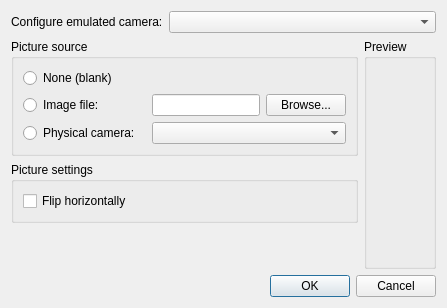
<?xml version="1.0" encoding="UTF-8"?>
<ui version="4.0">
 <class>CameraSettingsDialog</class>
 <widget class="QDialog" name="CameraSettingsDialog">
  <property name="geometry">
   <rect>
    <x>0</x>
    <y>0</y>
    <width>605</width>
    <height>341</height>
   </rect>
  </property>
  <property name="sizePolicy">
   <sizepolicy hsizetype="Fixed" vsizetype="Fixed">
    <horstretch>0</horstretch>
    <verstretch>0</verstretch>
   </sizepolicy>
  </property>
  <property name="windowTitle">
   <string>Camera settings - khDaysMM</string>
  </property>
  <layout class="QVBoxLayout" name="verticalLayout">
   <property name="sizeConstraint">
    <enum>QLayout::SetFixedSize</enum>
   </property>
   <item>
    <layout class="QHBoxLayout" name="horizontalLayout" stretch="0,1">
     <item>
      <widget class="QLabel" name="label">
       <property name="text">
        <string>Configure emulated camera:</string>
       </property>
      </widget>
     </item>
     <item>
      <widget class="QComboBox" name="cbCameraSel"/>
     </item>
    </layout>
   </item>
   <item>
    <layout class="QGridLayout" name="gridLayout_3">
     <item row="0" column="0">
      <widget class="QGroupBox" name="groupBox">
       <property name="title">
        <string>Picture source</string>
       </property>
       <layout class="QGridLayout" name="gridLayout_2">
        <item row="1" column="2">
         <widget class="QLineEdit" name="txtSrcImagePath"/>
        </item>
        <item row="0" column="0" colspan="4">
         <widget class="QRadioButton" name="rbPictureNone">
          <property name="text">
           <string>None (blank)</string>
          </property>
         </widget>
        </item>
        <item row="1" column="3">
         <widget class="QPushButton" name="btnSrcImageBrowse">
          <property name="text">
           <string>Browse...</string>
          </property>
         </widget>
        </item>
        <item row="2" column="0">
         <widget class="QRadioButton" name="rbPictureCamera">
          <property name="text">
           <string>Physical camera:</string>
          </property>
         </widget>
        </item>
        <item row="1" column="0">
         <widget class="QRadioButton" name="rbPictureImg">
          <property name="text">
           <string>Image file:</string>
          </property>
         </widget>
        </item>
        <item row="2" column="2" colspan="2">
         <widget class="QComboBox" name="cbPhysicalCamera"/>
        </item>
       </layout>
      </widget>
     </item>
     <item row="1" column="0">
      <widget class="QGroupBox" name="groupBox_3">
       <property name="title">
        <string>Picture settings</string>
       </property>
       <layout class="QGridLayout" name="gridLayout_4">
        <item row="0" column="0">
         <widget class="QCheckBox" name="chkFlipPicture">
          <property name="text">
           <string>Flip horizontally</string>
          </property>
         </widget>
        </item>
       </layout>
      </widget>
     </item>
     <item row="2" column="0">
      <spacer name="verticalSpacer">
       <property name="orientation">
        <enum>Qt::Vertical</enum>
       </property>
       <property name="sizeHint" stdset="0">
        <size>
         <width>20</width>
         <height>40</height>
        </size>
       </property>
      </spacer>
     </item>
     <item row="0" column="2" rowspan="3">
      <widget class="QGroupBox" name="grpPreview">
       <property name="title">
        <string>Preview</string>
       </property>
      </widget>
     </item>
    </layout>
   </item>
   <item>
    <widget class="QDialogButtonBox" name="buttonBox">
     <property name="orientation">
      <enum>Qt::Horizontal</enum>
     </property>
     <property name="standardButtons">
      <set>QDialogButtonBox::Cancel|QDialogButtonBox::Ok</set>
     </property>
    </widget>
   </item>
  </layout>
 </widget>
 <tabstops>
  <tabstop>cbCameraSel</tabstop>
  <tabstop>rbPictureNone</tabstop>
  <tabstop>rbPictureImg</tabstop>
  <tabstop>txtSrcImagePath</tabstop>
  <tabstop>btnSrcImageBrowse</tabstop>
  <tabstop>rbPictureCamera</tabstop>
  <tabstop>cbPhysicalCamera</tabstop>
  <tabstop>chkFlipPicture</tabstop>
 </tabstops>
 <resources/>
 <connections>
  <connection>
   <sender>buttonBox</sender>
   <signal>accepted()</signal>
   <receiver>CameraSettingsDialog</receiver>
   <slot>accept()</slot>
   <hints>
    <hint type="sourcelabel">
     <x>248</x>
     <y>254</y>
    </hint>
    <hint type="destinationlabel">
     <x>157</x>
     <y>274</y>
    </hint>
   </hints>
  </connection>
  <connection>
   <sender>buttonBox</sender>
   <signal>rejected()</signal>
   <receiver>CameraSettingsDialog</receiver>
   <slot>reject()</slot>
   <hints>
    <hint type="sourcelabel">
     <x>316</x>
     <y>260</y>
    </hint>
    <hint type="destinationlabel">
     <x>286</x>
     <y>274</y>
    </hint>
   </hints>
  </connection>
 </connections>
</ui>
